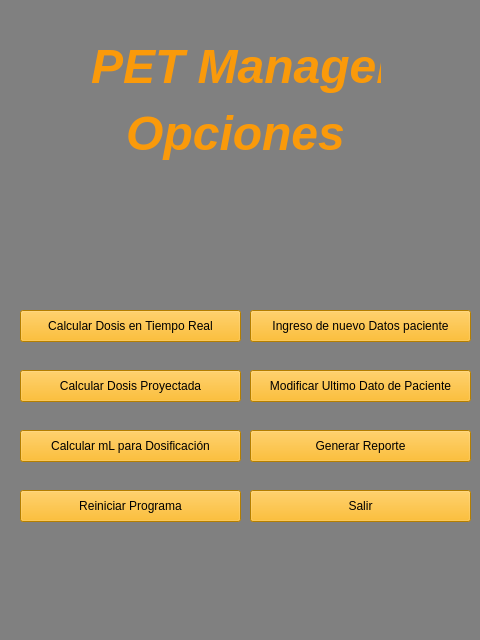
<?xml version="1.0" encoding="UTF-8"?>
<ui version="4.0">
 <class>MainWindow</class>
 <widget class="QMainWindow" name="MainWindow">
  <property name="geometry">
   <rect>
    <x>0</x>
    <y>0</y>
    <width>480</width>
    <height>640</height>
   </rect>
  </property>
  <property name="windowTitle">
   <string>MainWindow</string>
  </property>
  <property name="styleSheet">
   <string notr="true">background-color: rgb(128, 128, 128);</string>
  </property>
  <widget class="QWidget" name="centralwidget">
   <widget class="QLabel" name="titulo2">
    <property name="geometry">
     <rect>
      <x>90</x>
      <y>30</y>
      <width>291</width>
      <height>141</height>
     </rect>
    </property>
    <property name="text">
     <string>&lt;html&gt;&lt;head/&gt;&lt;body&gt;&lt;p align=&quot;center&quot;&gt;&lt;span style=&quot; font-size:36pt; font-weight:600; font-style:italic; color:#fa9a0a;&quot;&gt;PET Manager&lt;/span&gt;&lt;/p&gt;&lt;p align=&quot;center&quot;&gt;&lt;span style=&quot; font-size:36pt; font-weight:600; font-style:italic; color:#fa9a0a;&quot;&gt;Opciones&lt;/span&gt;&lt;/p&gt;&lt;/body&gt;&lt;/html&gt;</string>
    </property>
   </widget>
   <widget class="QLabel" name="logo">
    <property name="geometry">
     <rect>
      <x>200</x>
      <y>170</y>
      <width>91</width>
      <height>81</height>
     </rect>
    </property>
    <property name="styleSheet">
     <string notr="true">border-image: url(:/logo/radiacion.png);</string>
    </property>
    <property name="text">
     <string/>
    </property>
   </widget>
   <widget class="QLabel" name="borde1">
    <property name="geometry">
     <rect>
      <x>0</x>
      <y>0</y>
      <width>481</width>
      <height>20</height>
     </rect>
    </property>
    <property name="styleSheet">
     <string notr="true">border-image: url(:/borde/borde.png);</string>
    </property>
    <property name="text">
     <string/>
    </property>
   </widget>
   <widget class="QLabel" name="borde2">
    <property name="geometry">
     <rect>
      <x>0</x>
      <y>600</y>
      <width>481</width>
      <height>20</height>
     </rect>
    </property>
    <property name="styleSheet">
     <string notr="true">border-image: url(:/borde/borde.png);</string>
    </property>
    <property name="text">
     <string/>
    </property>
   </widget>
   <widget class="QPushButton" name="btnvolver">
    <property name="geometry">
     <rect>
      <x>250</x>
      <y>490</y>
      <width>221</width>
      <height>32</height>
     </rect>
    </property>
    <property name="styleSheet">
     <string notr="true">background-color: rgb(252, 176, 0);</string>
    </property>
    <property name="text">
     <string>Salir</string>
    </property>
   </widget>
   <widget class="QPushButton" name="btn1realtime">
    <property name="geometry">
     <rect>
      <x>20</x>
      <y>310</y>
      <width>221</width>
      <height>32</height>
     </rect>
    </property>
    <property name="styleSheet">
     <string notr="true">background-color: rgb(252, 176, 0);</string>
    </property>
    <property name="text">
     <string>Calcular Dosis en Tiempo Real</string>
    </property>
   </widget>
   <widget class="QPushButton" name="btn2proyect">
    <property name="geometry">
     <rect>
      <x>20</x>
      <y>370</y>
      <width>221</width>
      <height>32</height>
     </rect>
    </property>
    <property name="styleSheet">
     <string notr="true">background-color: rgb(252, 176, 0);</string>
    </property>
    <property name="text">
     <string>Calcular Dosis Proyectada</string>
    </property>
   </widget>
   <widget class="QPushButton" name="btn3ml">
    <property name="geometry">
     <rect>
      <x>20</x>
      <y>430</y>
      <width>221</width>
      <height>32</height>
     </rect>
    </property>
    <property name="styleSheet">
     <string notr="true">background-color: rgb(252, 176, 0);</string>
    </property>
    <property name="text">
     <string>Calcular mL para Dosificación</string>
    </property>
   </widget>
   <widget class="QPushButton" name="btn4newdat">
    <property name="geometry">
     <rect>
      <x>250</x>
      <y>310</y>
      <width>221</width>
      <height>32</height>
     </rect>
    </property>
    <property name="styleSheet">
     <string notr="true">background-color: rgb(252, 176, 0);</string>
    </property>
    <property name="text">
     <string>Ingreso de nuevo Datos paciente</string>
    </property>
   </widget>
   <widget class="QPushButton" name="btn5mod">
    <property name="geometry">
     <rect>
      <x>250</x>
      <y>370</y>
      <width>221</width>
      <height>32</height>
     </rect>
    </property>
    <property name="styleSheet">
     <string notr="true">background-color: rgb(252, 176, 0);</string>
    </property>
    <property name="text">
     <string>Modificar Ultimo Dato de Paciente</string>
    </property>
   </widget>
   <widget class="QPushButton" name="btn6report">
    <property name="geometry">
     <rect>
      <x>250</x>
      <y>430</y>
      <width>221</width>
      <height>32</height>
     </rect>
    </property>
    <property name="styleSheet">
     <string notr="true">background-color: rgb(252, 176, 0);</string>
    </property>
    <property name="text">
     <string>Generar Reporte</string>
    </property>
   </widget>
   <widget class="QPushButton" name="btn7reinicio">
    <property name="geometry">
     <rect>
      <x>20</x>
      <y>490</y>
      <width>221</width>
      <height>32</height>
     </rect>
    </property>
    <property name="styleSheet">
     <string notr="true">background-color: rgb(252, 176, 0);</string>
    </property>
    <property name="text">
     <string>Reiniciar Programa</string>
    </property>
   </widget>
   <zorder>logo</zorder>
   <zorder>borde1</zorder>
   <zorder>borde2</zorder>
   <zorder>btnvolver</zorder>
   <zorder>btn1realtime</zorder>
   <zorder>btn2proyect</zorder>
   <zorder>btn3ml</zorder>
   <zorder>btn4newdat</zorder>
   <zorder>btn5mod</zorder>
   <zorder>btn6report</zorder>
   <zorder>titulo2</zorder>
   <zorder>btn7reinicio</zorder>
  </widget>
  <widget class="QStatusBar" name="statusbar"/>
 </widget>
 <resources>
  <include location="logo.qrc"/>
  <include location="borde.qrc"/>
 </resources>
 <connections/>
</ui>
